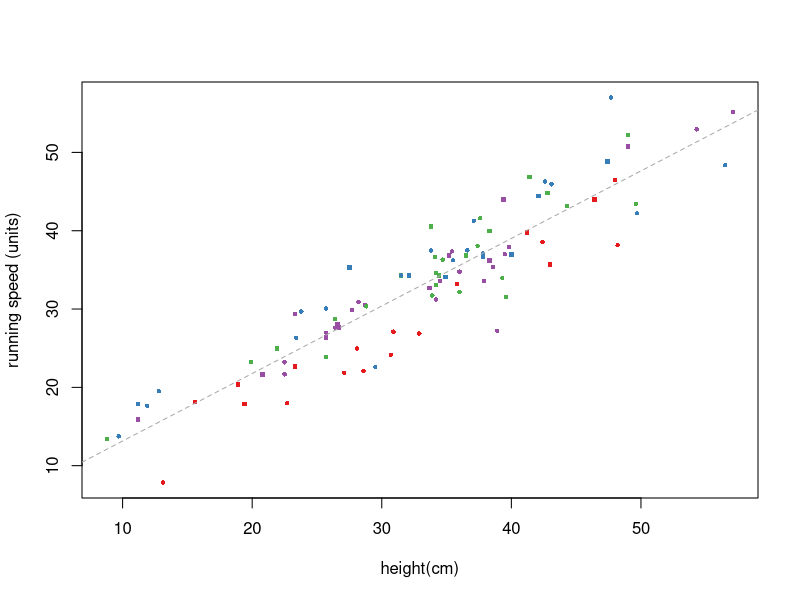

R code for this plot:
# creating matrix 
dogs <- matrix(NA, 100, 4)

# providing names for the columns
colnames(dogs) <- c("rspeed", "breed",
                    "height", "sex")

# converting to dataframe
dogs <- as.data.frame(dogs)

# randomly assigning dog breeds to each row
dogs$breed <- sample(c("BH", "GH", "RR", "GR"),
                     size = 100, replace = T)

# randomly assigning sexes to each row
dogs$sex <- sample(c("female","male"), 
                   size = 100, replace = T)

# drawing random numbers from a normal distribution
dogs$height <- round(rnorm(mean = 33, sd = 11, 
                           n = 100), 
                           digits = 1)
# choosing effect sizes for 3 variabls
bheight <- .87
bsex <- - 3
bbreed <- c(0, 6, 3.5, 4.5)

# assigning a name to each breed effect value
names(bbreed) <- c("BH", "GH", "GR", "RR")

# y intercept base value grand mean
mu <- 2

# populating our dataframe running speeds
for(i in 1:100){
  
  # building the expected value (mean + height effect)
  expected <- mu + bheight * dogs$height[i]
  
  # adjust current expected value for sex
  if(dogs$sex[i] == "male"){
    expected <- expected + bsex
  } 
  
  # determine position of current breed effect
  hitbreed <- which(names(bbreed) == dogs$breed[i])
  
  # adding in current breed effect to expected
  expected <- expected + bbreed[hitbreed]
  
  # getting observed running speeds based on expected values
  dogs$rspeed[i] <- rnorm(mean = expected, 
                          sd = .1 * expected, n = 1) 
}

# fit the basic general linear model
fit <- glm(dogs$rspeed ~ dogs$breed +
             dogs$height + dogs$sex)
# look at the result
summary(fit)

# its all the same thing
summary(glm(dogs$rspeed~dogs$sex))
summary(aov(lm(dogs$rspeed~dogs$sex)))

# get vector to use as arguments to pch 
sex.shapes <- as.numeric(
              as.factor(dogs$sex))+14

# get vector to choose color values
breed.colors <- as.numeric(
                as.factor(dogs$breed))

# load the viridis package
library(viridis)

# assign colors (3 different palletes)
vcols <- viridis(4)[breed.colors]
rcols <- rainbow(4)[breed.colors]
cbcols <- c("#e41a1c", "#377eb8",
            "#4daf4a", "#984ea3")[breed.colors]

# make a plot that doesn't suck
plot(x = dogs$height, y = dogs$rspeed,
     pch = sex.shapes, cex = .6, col = cbcols,
     xlab = "height(cm)", ylab = "running speed (units)")

# add a line showing the slope of the regression 
# on running speed
abline(glm(dogs$rspeed ~ dogs$height), col = "darkgray",
       lty = 2)





